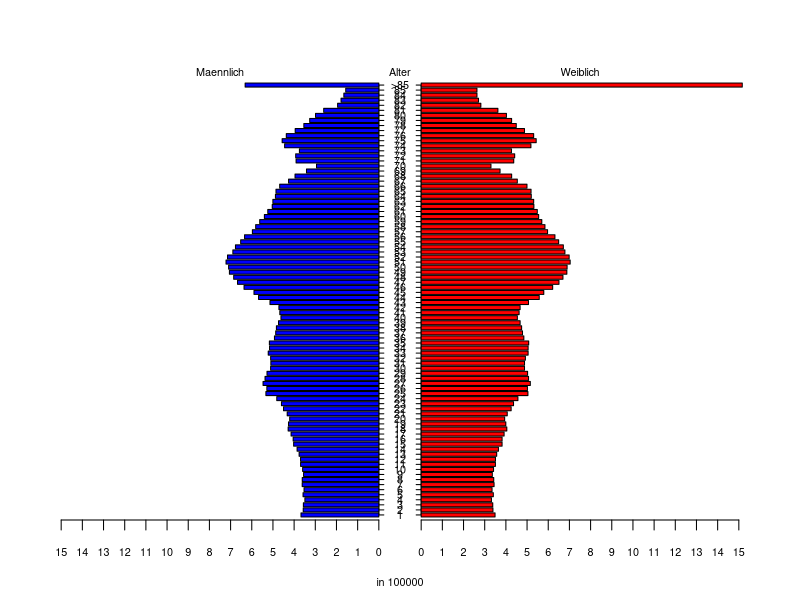

This chart was generated by the following R code:
# install.packages("plotrix")
library("plotrix")
#
x <- read.csv("12411-0006.csv")
pyramid.plot(x$M/1e5, x$W/1e5, 
             labels=c(1:85, ">85"), labelcex=0.65, 
             lxcol="blue", rxcol="red", unit="in 100000",
             top.labels=c("Maennlich", "Alter", "Weiblich")
             )
